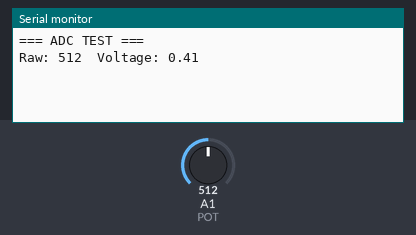
Simulated run of this sketch. Board: Arduino Uno, built with avr-gcc and run on an emulated ATmega328P. Shown: the last lines printed to the serial monitor. The inputs (shaded band) are chosen by the test bench; at power-on: A1 (POT) = 512.

Above: at 1.2 s.
1.3 s: A1 (POT) set to 716
At 2.2 s:
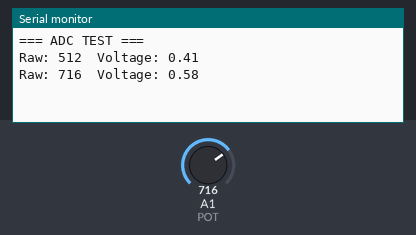
2.8 s: A1 (POT) set to 900
At 3.6 s:
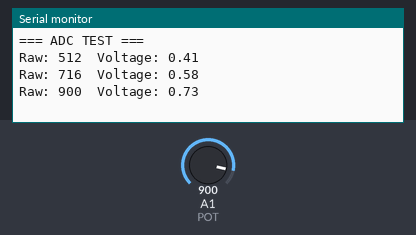
Timing chart, 0 to 5.8 s (numbered marks = the images above; inputs shaded):
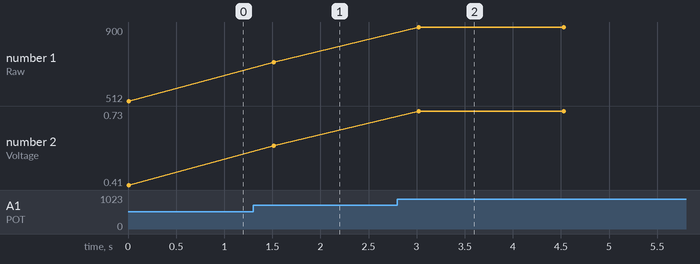

Measured:
- after the input at 1.3 s, the serial monitor: prints a new line after 0.21 s (image 1)
- after the input at 2.8 s, the serial monitor: prints a new line after 0.22 s (image 2)
- plotted number 1: 512 → 716 after the input at 1.3 s, 716 → 900 after the input at 2.8 s
- plotted number 2: 0.41 → 0.58 after the input at 1.3 s, 0.58 → 0.73 after the input at 2.8 s

The sketch:

test_pot_adc.ino
```cpp
#define POT 15
#define NO_OF_SAMPLES   64          //Multisampling

void setup() {
  // put your setup code here, to run once:
  pinMode(POT,INPUT);
  Serial.begin(115200);
  Serial.println(F("=== ADC TEST ==="));
}

void loop() {
  // put your main code here, to run repeatedly:

  uint32_t raw = 0;

  //Multisampling
  for (int i = 0; i < NO_OF_SAMPLES; i++) {
      raw += analogRead(POT);
  }
  raw /= NO_OF_SAMPLES;

  float voltage = 3.3*raw/4095.0;

  Serial.print("Raw: ");
  Serial.print(raw);
  Serial.print("\tVoltage: ");
  Serial.println(voltage);
  delay(1500);
}
```
